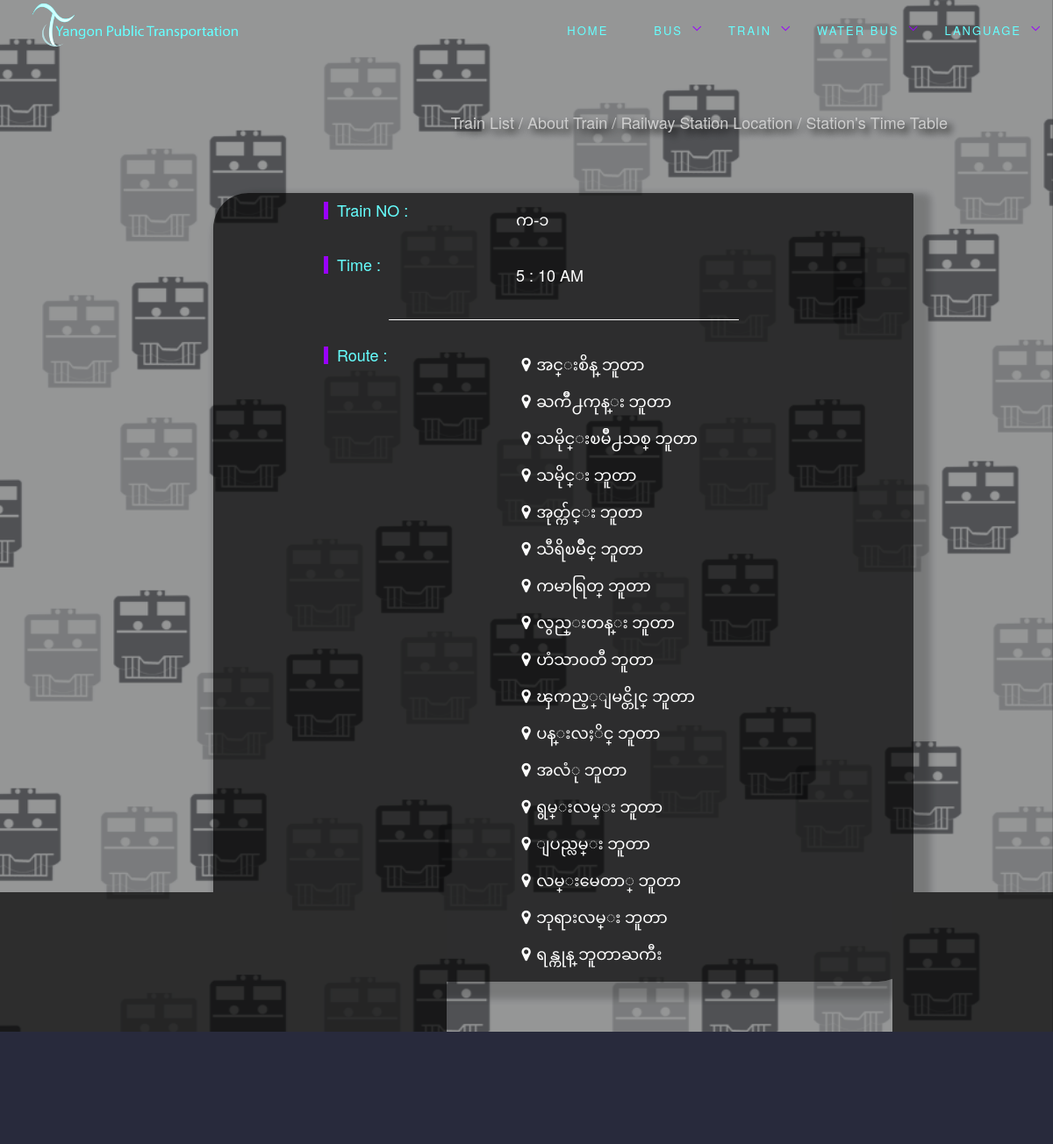
Page /pages/traindetailmyanmar.php?trainid=1 on the committed database.
### tables this page shows
CREATE TABLE `train` (
  `trainid` int(50) NOT NULL,
  `trainno` varchar(50) DEFAULT NULL,
  `trainno_myanmar` varchar(50) NOT NULL,
  `trainroute` varchar(1000) NOT NULL,
  `trainroute_myanmar` varchar(1000) NOT NULL,
  `traintime_hour` int(50) NOT NULL,
  `traintime_minute` int(50) NOT NULL,
  `traintime` enum('AM','PM') NOT NULL
);

### pages/getquerytrain.php (called while the page is built, shortened)
<?php
require_once "DataObject.class.php";
class Train extends DataObject {
  public static function getTrainNumber($trainid) {
    $conn = parent::connect();
    $sql = "SELECT * FROM " . TBL_train . " WHERE trainid = :trainid";
    try {
      $conn->query("set character_set_results='utf8'");
      $st = $conn->prepare( $sql );
      $st->bindValue( ":trainid", $trainid, PDO::PARAM_INT );
      $st->execute();
      $row = $st->fetch();
      if ( $row ) return new Train( $row );
    } catch ( PDOException $e ) {
      parent::disconnect( $conn );
      die( "Query failed: " . $e->getMessage() );
    }
  }
  }
  ?>

### pages/traindetailmyanmar.php (the view, shortened to what this page needs)
<?php
require_once( "getquerytrain.php" );
require_once ("DataObject.class.php");
$trainid = isset( $_GET["trainid"] ) ? (int)$_GET["trainid"] : 0;
if ( !$trainno = train::gettrainNumber( $trainid ) ) {
   DataObject::displayPageError();
  exit;
}
require_once('menumyanmar.php');
 ?>
 <section class="traindetail">
    <div class="mainfirst6">
<div style="margin-top: 10%;">
<a href="trainmyanmar.php" class="smallcategorylink"><h4 class="smallcategory">Train List / </a><a href="aboutwaterbusmyanmar.php" class="smallcategorylink">About Train / </a><a href="railwaystationlocationmyanmar.php" class="smallcategorylink">Railway Station Location / </a><a href="station_time_tablemyanmar.php" class="smallcategorylink">Station's Time Table </a></h4>
<div class="container" style="margin-top: 5%;float: left;">
  <div class="detailbox"  style="margin-left: 20%;">
    <div class="row" >
      <div  class="col-sm-5">
        <h4 class="headingtext margin-left-30">Train NO : </h4>
      </div>
    <div  class="col-sm-4 myanfont">
        <h4 style="line-height: 2.333em"><?php echo $trainno->getValueEncoded( "trainno_myanmar" ) ?></h4>
    </div>
    </div>
    <div class="row">
      <div class="col-sm-5">
        <h4 class="headingtext margin-left-30">Time : </b></h4>
      </div>
      <div class="col-sm-4">
        <h4 class="text"><?php echo $trainno->getValueEncoded( "traintime_hour" ) ?> : <?php echo $trainno->getValueEncoded( "traintime_minute" ) ?> <?php echo $trainno->getValueEncoded( "traintime" ) ?></h4>
      </div>
    </div>
  <div style="border-bottom: 1px solid white;width: 50%;margin: 20px 25%"></div>
  <div class="row">
    <div class="col-sm-5">
  <h4 class="headingtext margin-left-30">Route : </b></h4></div>
  <div class="col-sm-4">
   <h4 class="text myanfont"><?php
      $length= $trainno->getValueEncoded( "trainroute_myanmar" ) ;
      $array=explode("-", $length);
    for ($i=0; $i < count($array); $i++) {
      echo  "<i class='fa fa-fw fa-map-marker'></i>".$array[$i]."<br>";
    } ?></h4>
    </div>
  </div>
  </div>
</div>
</div>
</div>
</section>
<?php echo DataObject::footer(); ?>

### css/style.css (style rules this page uses)
.myanfont { font-family: 'Zawgyi-One' !important; }

### css/main.css (style rules this page uses)
.mainfirst6 { background: rgba(0, 0, 0, 0.4); z-index: 1; }
.traindetail { background:url(../image/bgtrainicon.png); }
.traindetail,.waterbusdetail,.busdetail,.mainfirst6 { position:relative; width: 100%; overflow: hidden; min-height: 100% !important; -webkit-background-size: cover; -moz-background-size: cover; -o-background-size: cover; background-size: cover; background-attachment: fixed; background-position: center; background-repeat: no-repeat; }
body { background: rgba(0, 0, 0, 0.3); color: #fff; }
body { margin:0; padding: 0; background: #545557; transition: 0.5s; }
.smallcategory { margin-right: 10%;float: right;position: relative;text-decoration: none; }
.smallcategorylink { color: #ccc;;text-decoration: none;transition: 0.2s;text-shadow: 5px 5px 8px #000; }
.text { line-height: 2.333em;color: #fff;font-style: none; }
.headingtext { border-left: 5px solid #90f;color: #6ff;padding-left: 10px; }
.margin-left-30 { margin-left: 40%; }
.detailbox { background: rgba(0, 0, 0, 0.7);margin-left: 15%;margin-bottom: 5%; border-radius: 40px 2px; box-shadow:10px 10px 8px 10px rgba(0,0,0,0.2);max-width: 70%;position: relative; }

### rows in the picture
train: trainno_myanmar "က-၁", traintime_hour "5", traintime_minute "10", traintime "AM", trainroute_myanmar "အင္းစိန္ ဘူတာ", trainroute_myanmar "ႀကိဳ႕ကုန္း ဘူတာ", trainroute_myanmar "သမိုင္းၿမိဳ႕သစ္ ဘူတာ", trainroute_myanmar "သမိုင္း ဘူတာ", trainroute_myanmar "အုတ္က်င္း ဘူတာ", trainroute_myanmar "သီရိၿမိဳင္ ဘူတာ", trainroute_myanmar "ကမာရြတ္ ဘူတာ", trainroute_myanmar "လွည္းတန္း ဘူတာ", trainroute_myanmar "ဟံသာ၀တီ ဘူတာ", trainroute_myanmar "ၾကည့္ျမင္တိုင္ ဘူတာ", trainroute_myanmar "ပန္းလႈိင္ ဘူတာ", trainroute_myanmar "အလံု ဘူတာ", trainroute_myanmar "ရွမ္းလမ္း ဘူတာ", trainroute_myanmar "ျပည္လမ္း ဘူတာ", trainroute_myanmar "လမ္းမေတာ္ ဘူတာ", trainroute_myanmar "ဘုရားလမ္း ဘူတာ", trainroute_myanmar "ရန္ကုန္ ဘူတာႀကီး"
